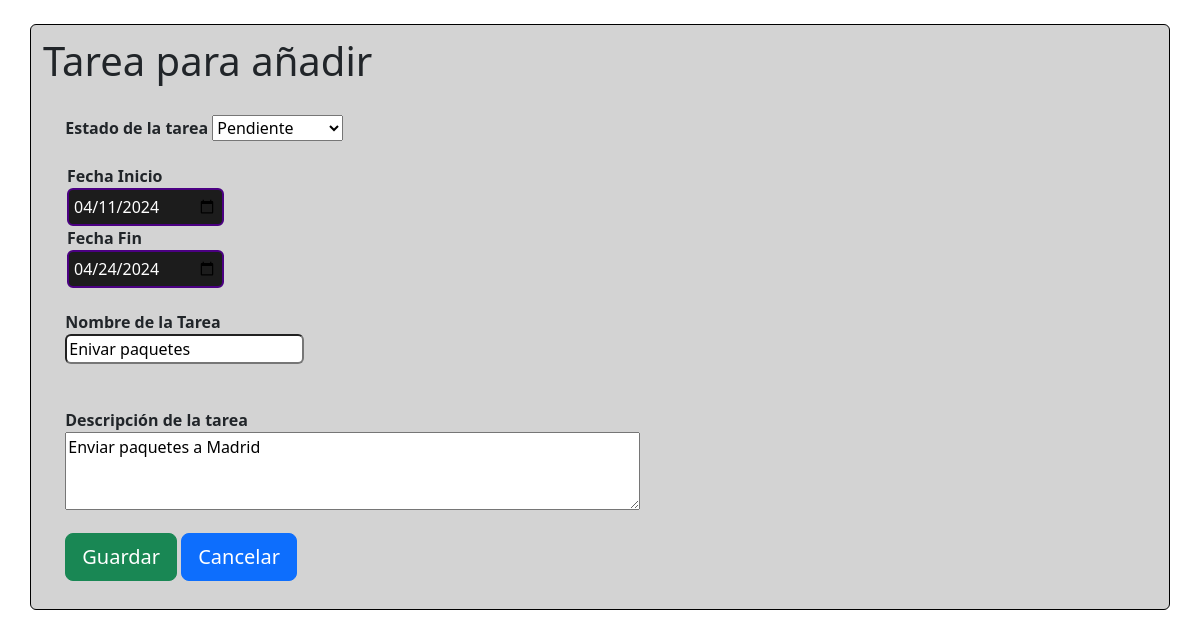
Screenshot of /crear_tarea.php?edit_ID=1 with the database file from the repository.
### tables this page shows
CREATE TABLE `tarea` (
  `Id` int(10) NOT NULL AUTO_INCREMENT,
  `Nombre` varchar(100) DEFAULT NULL,
  `Descripcion` varchar(255) DEFAULT NULL,
  `Fecha_Creacion` timestamp NOT NULL DEFAULT current_timestamp(),
  `Fecha_Inicio` date NOT NULL,
  `Fecha_Fin` date DEFAULT NULL,
  `Estado_ID` int(10) DEFAULT NULL,
  `Usuario` int(10) NOT NULL,
  PRIMARY KEY (`Id`),
  KEY `Estado_ID` (`Estado_ID`),
  KEY `Usuario` (`Usuario`),
  CONSTRAINT `tarea_ibfk_1` FOREIGN KEY (`Estado_ID`) REFERENCES `estado_tarea` (`Id`),
  CONSTRAINT `tarea_ibfk_2` FOREIGN KEY (`Usuario`) REFERENCES `usuario` (`Id`)
);

### tareas.php (called while the page is built, shortened)
<?php
function buscar_tarea($id_Tarea)
{
    $conexion_Establecida = crear_Conexion();
    $query = "select * from tarea where ID = $id_Tarea";
    $resul_query = $conexion_Establecida->query($query);
    if (!$resul_query) {
        echo "Error al ejecutar la consulta " . $conexion_Establecida->error;
    } else {
        return $resul_query;
    }
}
function estado_Tarea()
{
    $conexion_Establecida = crear_Conexion();
    $query = "select * from estado_Tarea";
    $resul_query = $conexion_Establecida->query($query);
    if (!$resul_query) {
        echo "Error al ejecutar la consulta " . $conexion_Establecida->error;
    } else {
        return $resul_query;
    }
}

### crear_tarea.php (the view, shortened to what this page needs)
<?php
$Id = "";
$nombre = "";
$descripcion = "";
$estado = "";
$fechaInicio = "";
$fechaFin = "";
include "tareas.php";
$estado_Tarea = estado_Tarea();
if (!empty($_GET["edit_ID"])) {
    if (!empty($_POST["nombre"]) && !empty($_POST["descripcion"])  && !empty($_POST["estado_ID"])) {
        editar_tarea($_GET["edit_ID"]);
    } else {
        $editar_Tarea =  buscar_tarea($_GET["edit_ID"]);
        if (!empty($editar_Tarea)) {
            while ($row = mysqli_fetch_array($editar_Tarea)) {
                $Id = $row["Id"];
                $nombre = $row["Nombre"];
                $descripcion = $row["Descripcion"];
                $estado = $row["Estado_ID"];
                $fechaInicio = $row["Fecha_Inicio"];
                $fechaFin = $row["Fecha_Fin"];
            }
        }
    }
}
?>
<html lang="es">
<head>
    <link rel="stylesheet" href="style_Tarea.css">
    <link href="https://cdn.jsdelivr.net/npm/bootstrap@5.3.3/dist/css/bootstrap.min.css" rel="stylesheet">
</head>
<body id="body_">
    <div class="container border border-black rounded" id="contain_body">
        <h1>Tarea para añadir</h1>
        <form action="<?php $_SERVER['PHP_SELF']; ?>" method="post">
            <div class="container " id="contain_estado">
                <label><strong>Estado de la tarea</strong></label>
                <select name="estado_ID" id="selectEstado" required>
                    <?php
                    while ($row = mysqli_fetch_array($estado_Tarea)) {
                        if ($row["Id"] == $estado) {
                            echo  '<option value=' . $row['Id'] . ' selected >' . $row["Estado"] . '</option>';
                        } else {
                            echo  '<option value=' . $row['Id'] . '>' . $row['Estado'] . '</option>';
                        }
                    }
                    ?>
                </select>
            </div>
            <div class="container" id="ctnr_Fechas">
                <div class="container">
                    <label for="start" class="lbl_Inicio"><strong>Fecha Inicio</strong></label>
                    <br>
                    <input type="date" class="start" name="trip-start" value="<?php echo $fechaInicio ?>" required />
                </div>
                <div class="container">
                    <label for="start" class="lbl_Inicio"><strong>Fecha Fin</strong></label>
                    <br>
                    <input type="date" class="start" name="trip-stop" value="<?php echo $fechaFin ?>" required />
                </div>
            </div>
            <div class="container " id="contain_nombre">
                <label><strong> Nombre de la Tarea </strong></label>
                <br>
                <input type="text" name="nombre" class="rounded" value="<?php echo $nombre ?>" required>
            </div>
            <div class="container" id="contain_descripcion">
                <label><strong>Descripción de la tarea</strong></label>
                <br>
                <textarea id="tarea_" name="descripcion" rows="3" cols="60" required placeholder="Descripcion de la tarea ..."><?php echo trim($descripcion); ?></textarea>
            </div>
            <?php
            if ($Id != null) {
                echo  "<button id='btn_guardar' class='btn btn-success btn-lg' type='submit'>Guardar</button>";
            } else {
                echo  "<button id='btn_guardar' class='btn btn-success btn-lg' type='submit'>Añadir</button>";
            }
            ?>
            <a href='listar_tareas.php' class='btn btn-primary btn-lg'>Cancelar</a>
        </form>
    </div>
</body>
</html>

### style_Tarea.css (style rules this page uses)
#contain_body { background-color: lightgray; margin-top: 2%; padding: 1%; }
#contain_estado { padding: 2%; }
#contain_estado select { margin-right: 2%; }
#contain_nombre { padding: 2%; }
#contain_descripcion { padding: 2%; }
#btn_guardar { margin-left: 2%; }
#ctnr_Fechas { display: inline-block; }
.start { --color: indigo; border: 2px solid var(--color); font-size: 1.0rem; background: #000d; color: #fff; padding: 5px; border-radius: 6px; }

### rows the page displays
tarea: trip-start "04/11/2024", trip-stop "04/24/2024", nombre "Enivar paquetes", descripcion "Enviar paquetes a Madrid"

### other values shown
form field estado_ID "Pendiente"
